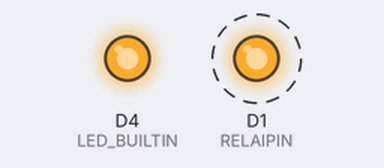
The sketch below on a simulated ESP8266 (NodeMCU). Shown: output pins drawn as LEDs (lit = HIGH, except the on-board LED, lit = LOW). Dashed ring = blinking.

Above: at 0.2 s.
Timing chart, 0 to 3.0 s (numbered marks = the images above):
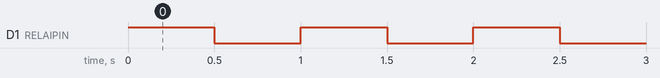

The sketch:

Test_relai.ino
```cpp
//Relai
#define RELAIPIN D1

void setup(){
  pinMode(LED_BUILTIN, OUTPUT);
  pinMode(RELAIPIN,OUTPUT);

}

void loop() {
  digitalWrite(RELAIPIN, HIGH);
  delay(500);
  digitalWrite(RELAIPIN, LOW);
  delay(500);
}
```

Measured:
- by itself, D1 (RELAIPIN): alternates HIGH for 0.50 s and LOW for 0.50 s
